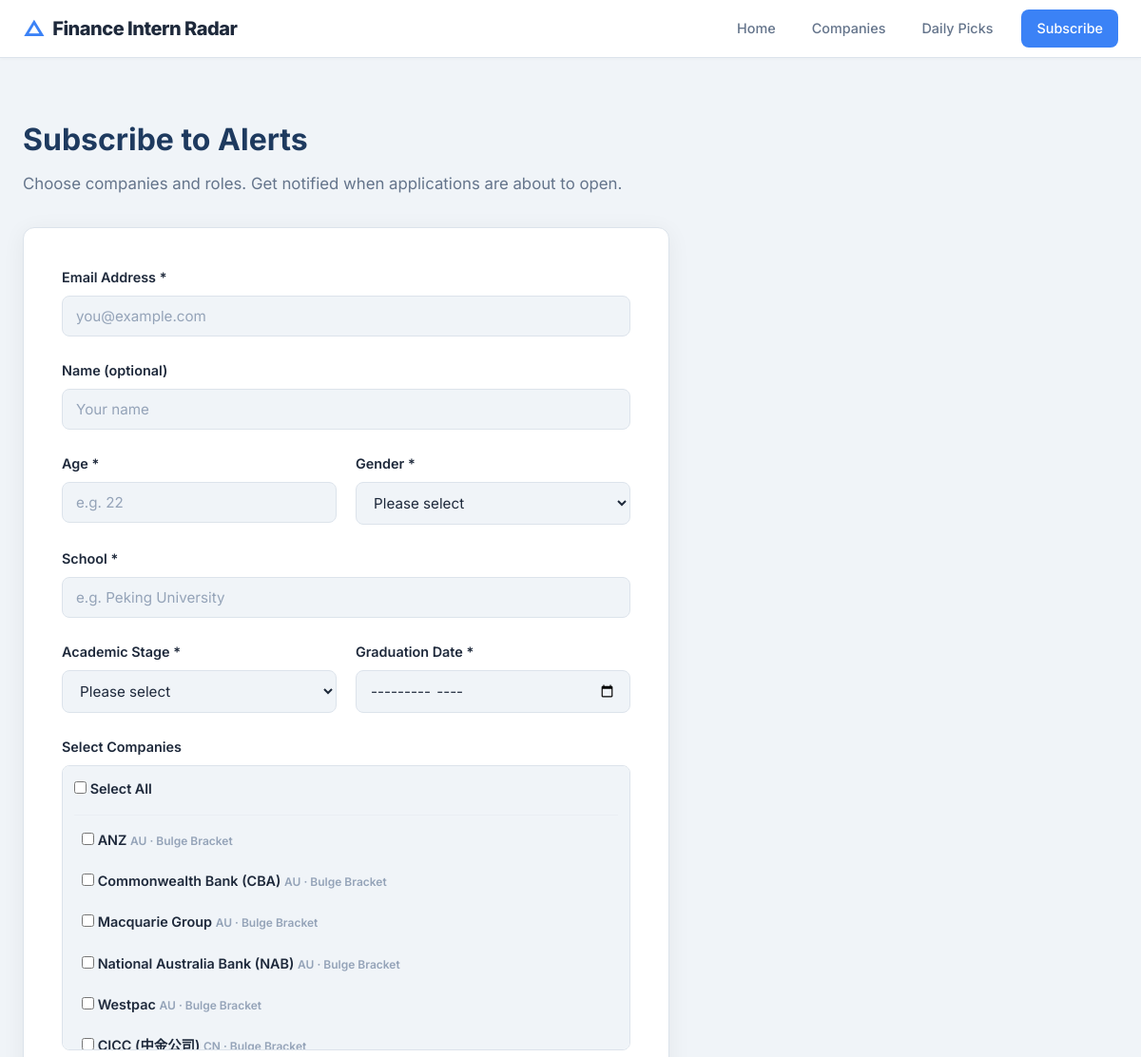
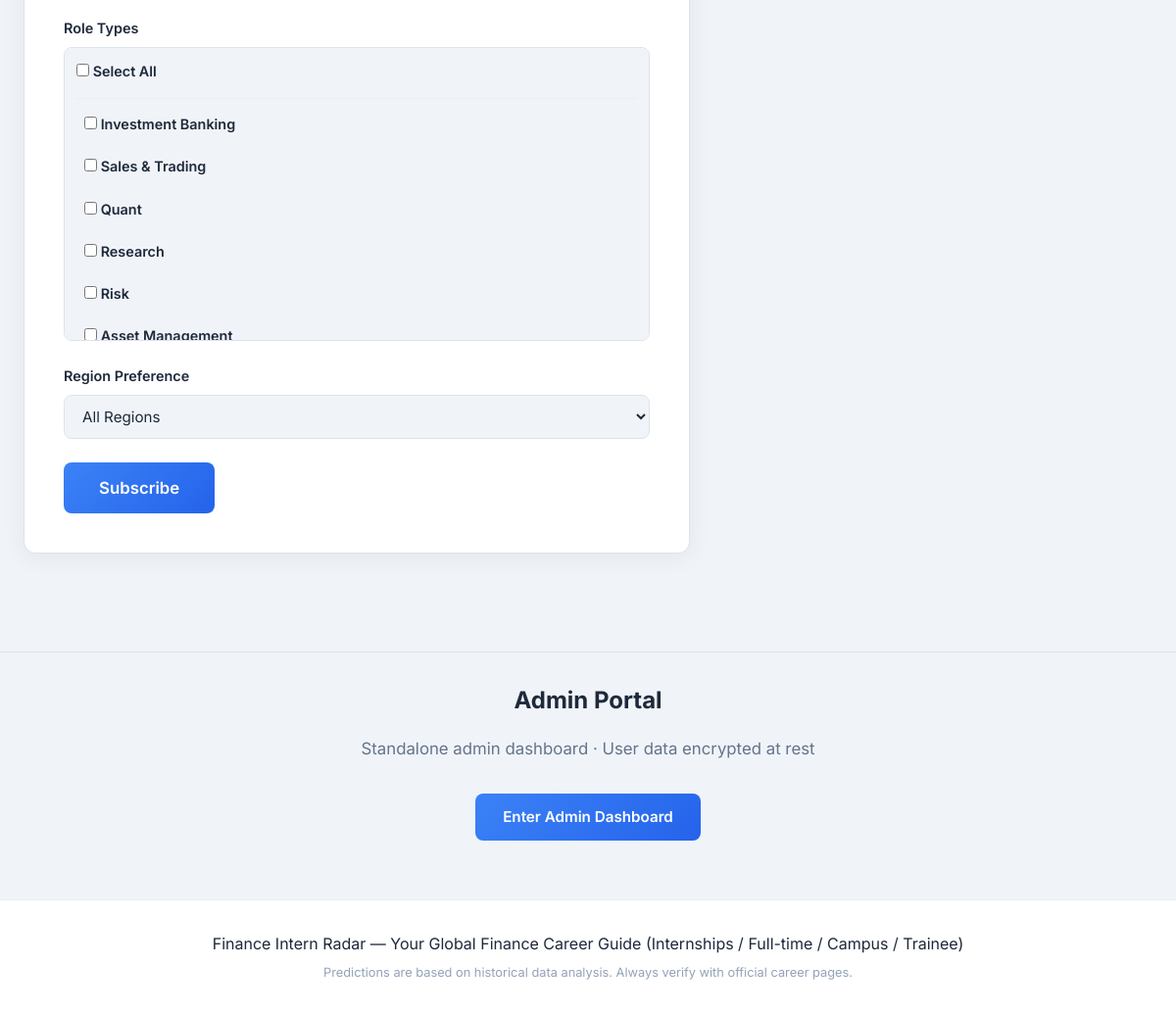
The app's page /subscribe with its own data (2 pictures, top to bottom).
### tables this page shows
CREATE TABLE companies (
            id INTEGER PRIMARY KEY AUTOINCREMENT,
            name TEXT NOT NULL,
            region TEXT NOT NULL CHECK(region IN ('US', 'UK', 'CN', 'EU', 'HK', 'AU')),
            category TEXT NOT NULL CHECK(category IN ('Bulge Bracket', 'Boutique', 'Quant', 'Asset Management', 'Hedge Fund', 'Prop Trading', 'PE/VC', 'FinTech')),
            description TEXT,
            website TEXT,
            careers_url TEXT,
            is_featured INTEGER DEFAULT 0,
            logo_url TEXT,
            created_at TIMESTAMP DEFAULT CURRENT_TIMESTAMP
        );

### backend/main.py (the view)
@app.get("/subscribe", response_class=HTMLResponse)
async def subscribe_page(request: Request):
    conn = get_db()
    companies = [dict(r) for r in conn.execute(
        "SELECT id, name, region, category FROM companies ORDER BY region, name"
    ).fetchall()]
    conn.close()
    return templates.TemplateResponse("subscribe.html", {
        "request": request, "companies": companies, "role_types": ROLE_TYPES,
        "all_regions": ALL_REGIONS, "all_job_types": ALL_JOB_TYPES,
    })

### frontend/templates/subscribe.html (shortened to what this page needs)
{% extends "base.html" %}
{% block content %}
<section class="section">
    <h1>Subscribe to Alerts</h1>
    <p class="section-desc">Choose companies and roles. Get notified when applications are about to open.</p>
    <form id="subscribe-form" class="subscribe-form" method="post" action="/api/subscribe">
        <div class="form-group">
            <label for="email">Email Address *</label>
            <input type="email" id="email" name="email" required placeholder="you@example.com">
        </div>
        <div class="form-group">
            <label for="name">Name (optional)</label>
            <input type="text" id="name" name="name" placeholder="Your name">
        </div>
        <div class="form-row">
            <div class="form-group form-group-half">
                <label for="age">Age *</label>
                <input type="number" id="age" name="age" required placeholder="e.g. 22" min="16" max="60">
            </div>
            <div class="form-group form-group-half">
                <label for="gender">Gender *</label>
                <select id="gender" name="gender" required>
                    <option value="">Please select</option>
                </select>
            </div>
        </div>
        <div class="form-group">
            <label for="school">School *</label>
            <input type="text" id="school" name="school" required placeholder="e.g. Peking University">
        </div>
        <div class="form-row">
            <div class="form-group form-group-half">
                <label for="academic_stage">Academic Stage *</label>
                <select id="academic_stage" name="academic_stage" required>
                    <option value="">Please select</option>
                </select>
            </div>
            <div class="form-group form-group-half">
                <label for="graduation_time">Graduation Date *</label>
                <input type="month" id="graduation_time" name="graduation_time" required>
            </div>
        </div>
        <div class="form-group">
            <label>Select Companies</label>
            <div class="checkbox-group company-checkboxes">
                <div class="checkbox-select-all">
                    <label><input type="checkbox" id="select-all-companies"> Select All</label>
                </div>
                {% for c in companies %}
                <label class="checkbox-item">
                    <input type="checkbox" name="company_ids" value="{{ c.id }}">
                    <span>{{ c.name }}</span>
                    <span class="company-meta">{{ c.region }} &middot; {{ c.category }}</span>
                </label>
                {% endfor %}
            </div>
        </div>
        <div class="form-group">
            <label>Role Types</label>
            <div class="checkbox-group">
                <div class="checkbox-select-all">
                    <label><input type="checkbox" id="select-all-roles"> Select All</label>
                </div>
                {% for rt in role_types %}
                <label class="checkbox-item">
                    <input type="checkbox" name="role_types" value="{{ rt }}">
                    <span>{{ rt }}</span>
                </label>
                {% endfor %}
            </div>
        </div>
        <div class="form-group">
            <label for="region">Region Preference</label>
            <select id="region" name="region" class="filter-select">
                <option value="all">All Regions</option>
            </select>
        </div>
        <button type="submit" class="btn-primary btn-lg" id="subscribe-btn">Subscribe</button>
    </form>
</section>
<section class="section" style="margin-top: 40px; padding-top: 30px; border-top: 1px solid var(--border); text-align: center;">
    <h2>Admin Portal</h2>
    <p class="section-desc">Standalone admin dashboard · User data encrypted at rest</p>
    <a href="/admin" class="btn-primary" style="display: inline-block; text-decoration: none;">Enter Admin Dashboard</a>
</section>
{% endblock %}

### frontend/templates/base.html (shortened to what this page needs)
<!DOCTYPE html>
<html lang="en">
<head>
    <link rel="stylesheet" href="/static/css/style.css">
</head>
<body>
    <nav class="navbar">
        <div class="nav-inner">
            <a href="/" class="logo">
                <span class="logo-icon">&#9651;</span>
                Finance Intern Radar
            </a>
            <div class="nav-links">
                <a href="/" class="nav-link">Home</a>
                <a href="/companies" class="nav-link">Companies</a>
                <a href="/daily-picks" class="nav-link">Daily Picks</a>
                <a href="/subscribe" class="nav-link nav-cta">Subscribe</a>
            </div>
        </div>
    </nav>
    <main>
        {% block content %}{% endblock %}
    </main>
    <footer>
        <div class="footer-inner">
            <p>Finance Intern Radar &mdash; Your Global Finance Career Guide (Internships / Full-time / Campus / Trainee)</p>
            <p class="footer-disclaimer">Predictions are based on historical data analysis. Always verify with official career pages.</p>
        </div>
    </footer>
</body>
</html>

### frontend/static/css/style.css (style rules this page uses)
:root { --bg-primary: #f0f4f8; --bg-secondary: #ffffff; --bg-card: #ffffff; --bg-card-hover: #f8fafd; --border: #dce3eb; --border-light: #eaeef3; --text-primary: #1e293b; --text-secondary: #64748b; --text-muted: #94a3b8; --accent: #3b82f6; --accent-hover: #2563eb; --accent-light: rgba(59, 130, 246, 0.08); --accent-glow: rgba(59, 130, 246, 0.12); --green: #10b981; --green-bg: rgba(16, 185, 129, 0.08); --orange: #f59e0b; --orange-bg: rgba(245, 158, 11, 0.08); --red: #ef4444; --red-bg: rgba(239, 68, 68, 0.08); --purple: #8b5cf6; --purple-bg: rgba(139, 92, 246, 0.08); --radius: 12px; --radius-sm: 8px; --shadow: 0 4px 24px rgba(0, 0, 0, 0.06); --shadow-hover: 0 8px 32px rgba(59, 130, 246, 0.1); --transition: 0.2s ease; }
* { margin: 0; padding: 0; box-sizing: border-box; }
body { font-family: 'Inter', -apple-system, BlinkMacSystemFont, 'Segoe UI', sans-serif; background: var(--bg-primary); color: var(--text-primary); line-height: 1.6; min-height: 100vh; }
a { color: var(--accent); text-decoration: none; transition: var(--transition); }
.navbar { background: var(--bg-secondary); border-bottom: 1px solid var(--border); position: sticky; top: 0; z-index: 100; box-shadow: 0 1px 4px rgba(0,0,0,0.03); }
.nav-inner { max-width: 1200px; margin: 0 auto; padding: 0 24px; height: 60px; display: flex; align-items: center; justify-content: space-between; }
.logo { font-size: 1.25rem; font-weight: 800; color: var(--text-primary); letter-spacing: -0.5px; display: flex; align-items: center; gap: 8px; }
.logo-icon { color: var(--accent); font-size: 1.4rem; }
.nav-links { display: flex; gap: 6px; align-items: center; }
.nav-link { padding: 8px 16px; border-radius: var(--radius-sm); color: var(--text-secondary); font-weight: 500; font-size: 0.9rem; transition: var(--transition); }
.nav-cta { background: var(--accent); color: #fff !important; margin-left: 8px; }
.btn-primary { display: inline-block; padding: 12px 28px; background: linear-gradient(135deg, var(--accent), var(--accent-hover)); color: #fff; border-radius: var(--radius-sm); font-weight: 600; font-size: 0.95rem; border: none; cursor: pointer; transition: var(--transition); font-family: inherit; }
.btn-lg { padding: 16px 36px; font-size: 1.05rem; }
.section { max-width: 1200px; margin: 0 auto; padding: 60px 24px; }
.section h1 { font-size: 2rem; font-weight: 700; margin-bottom: 8px; color: #1e3a5f; }
.section h2 { font-size: 1.5rem; font-weight: 700; margin-bottom: 16px; }
.section-desc { color: var(--text-secondary); margin-bottom: 32px; font-size: 1.05rem; }
.filter-select { padding: 8px 14px; background: var(--bg-primary); color: var(--text-primary); border: 1px solid var(--border); border-radius: var(--radius-sm); font-size: 0.85rem; cursor: pointer; font-family: inherit; }
.subscribe-form { max-width: 680px; background: var(--bg-card); padding: 40px; border-radius: var(--radius); border: 1px solid var(--border); box-shadow: var(--shadow); }
.form-group { margin-bottom: 24px; }
.form-group label { display: block; font-weight: 600; margin-bottom: 8px; font-size: 0.9rem; color: var(--text-primary); }
.form-group input[type="email"], .form-group input[type="text"], .form-group input[type="number"], .form-group input[type="month"], .form-group select { width: 100%; padding: 11px 14px; background: var(--bg-primary); color: var(--text-primary); border: 1.5px solid var(--border); border-radius: var(--radius-sm); font-size: 0.95rem; font-family: inherit; transition: border-color 0.2s, box-shadow 0.2s; }
.form-group input::placeholder { color: var(--text-muted); }
.form-row { display: grid; grid-template-columns: 1fr 1fr; gap: 20px; }
.form-group-half { margin-bottom: 24px; }
.checkbox-group { max-height: 300px; overflow-y: auto; background: var(--bg-primary); border: 1px solid var(--border); border-radius: var(--radius-sm); padding: 12px; }
.checkbox-select-all { padding-bottom: 8px; margin-bottom: 8px; border-bottom: 1px solid var(--border-light); }
.checkbox-item { display: flex; align-items: center; gap: 8px; padding: 6px 8px; border-radius: var(--radius-sm); cursor: pointer; font-size: 0.88rem; transition: var(--transition); }
.company-meta { font-size: 0.75rem; color: var(--text-muted); margin-left: auto; }
footer { border-top: 1px solid var(--border-light); background: var(--bg-secondary); padding: 32px 24px; text-align: center; }
.footer-inner { max-width: 1200px; margin: 0 auto; }
.footer-disclaimer { color: var(--text-muted); font-size: 0.8rem; margin-top: 6px; }

### records on screen
companies: name "ANZ", region "AU", category "Bulge Bracket"
companies: name "Commonwealth Bank (CBA)", region "AU", category "Bulge Bracket"
companies: name "Macquarie Group", region "AU", category "Bulge Bracket"
companies: name "National Australia Bank (NAB)", region "AU", category "Bulge Bracket"
companies: name "Westpac", region "AU", category "Bulge Bracket"
companies: name "CICC (中金公司)", region "CN", category "Bulge Bracket"

### other values on screen
{{ rt }} "Investment Banking" "Sales & Trading" "Quant" "Research" "Risk" "Asset Management"
